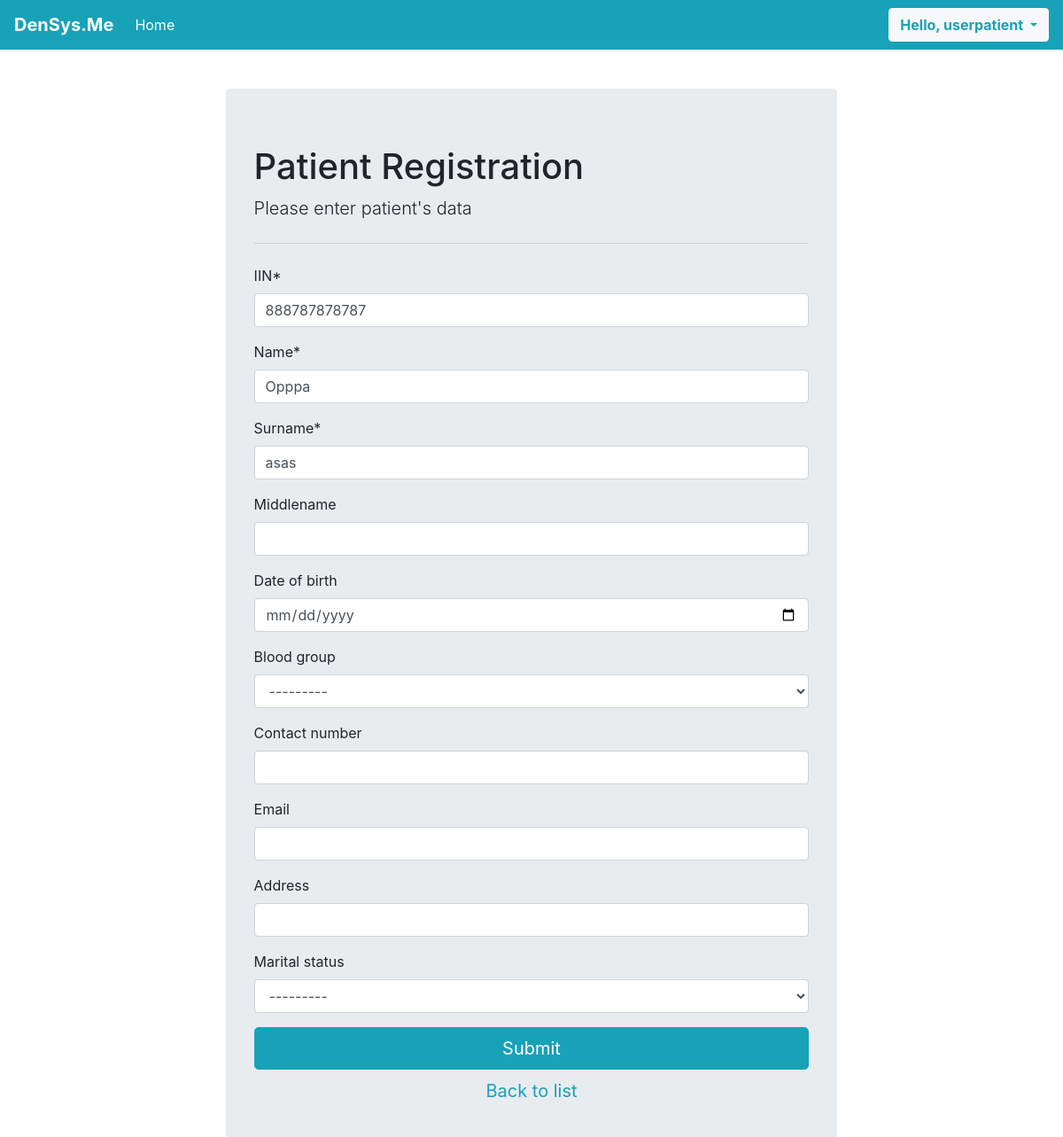
The page /patient/2/ (signed in) on the database its author committed.
### sys_base/models.py (models this page shows, shortened)
class Account(AbstractUser):
    pass

class Patient(models.Model):
    account = models.OneToOneField(
        settings.AUTH_USER_MODEL,
        on_delete=models.CASCADE,
        blank=True,
        null=True,
    )
    date_of_birth = models.DateField(blank=True, null=True)
    iin = models.CharField(unique=True, default='', max_length = 12, validators = [validators.MinLengthValidator(12), charfield_is_number_validator])
    name = models.CharField(max_length = 30)
    surname = models.CharField(max_length = 30)
    middlename = models.CharField(max_length = 30, blank=True, default='')
    blood_group = models.CharField(max_length = 3, blank=True,
        choices=(
            ('A+', 'A+'),
            ('A-', 'A-'),
            ('B+', 'B+'),
            ('B-', 'B-'),
            ('O+', 'O-'),
            ('AB+', 'AB+'),
            ('AB-', 'AB-'),
        )
    )
    contact_number = models.CharField(
        blank=True,
        max_length = 11,
        validators = [
            validators.RegexValidator(
                "^\\+?\\d{1,4}?[-.\\s]?\\(?\\d{1,3}?\\)?[-.\\s]?\\d{1,4}[-.\\s]?\\d{1,4}[-.\\s]?\\d{1,9}$",
                message = "Incorrect Phone Number"
            ),
            validators.MinLengthValidator(11)
        ]
    )
    email = models.CharField(blank=True, max_length = 30 ,validators = [validators.EmailValidator])
    address = models.CharField(blank=True, max_length = 30)
    marital_status = models.CharField(max_length = 30, blank=True,
        choices=(
            ('Married', 'Married'),
            ('NotMarried', 'Not Married'),
        ))
    registration_date = models.DateField(auto_now_add = True, blank=True)

### sys_base/views.py (the view, shortened to what this page needs)
# urls.py: path('patient/<str:id>/', views.patient_register, name='patient_update'),
@login_required(login_url='login')
def patient_register(request, id=None):
    if request.method == "GET":
        if id==None:
            form = PatientForm()
        else:
            patient = Patient.objects.get(pk=id)
            form = PatientForm(instance=patient)
        return render(request, "sys_base/patient_form.html", {'form':form})

### sys_base/forms.py (shortened to what this page needs)
class PatientForm(forms.ModelForm):
    class Meta:
        model = Patient
        fields = ('__all__')
        labels = {
            'iin':'IIN',
        }
    def __init__(self, *args, **kwargs):
        super(PatientForm, self).__init__(*args, **kwargs)
        self.fields['middlename'].required = False
        years=[]
        for year in range(1940,2021):
            years.append(year)
        years.reverse()
        self.fields["date_of_birth"].widget = forms.TextInput( attrs={'type': 'date'} )
        self.fields["email"].widget = forms.EmailInput()

### sys_base/templates/sys_base/patient_form.html (shortened to what this page needs)
{% extends "sys_base/base.html" %} {% load crispy_forms_tags %} {% block content %}
<div class="container p-t-5">
  <div class="col-md-10 offset-md-1 mt-5">
    <div class="jumbotron" style="margin-top:100px">
      <h1 class="display-8">Patient Registration</h1>
      <p class="lead">Please enter patient's data</p>
      <hr class="my-4" />
      <form action="" method="post" autocomplete="off">
        {{form.iin|as_crispy_field}}
        {{form.name|as_crispy_field}}
        {{form.surname|as_crispy_field}}
        {{form.middlename|as_crispy_field}}
        {{form.date_of_birth|as_crispy_field}}
        {{form.blood_group|as_crispy_field}}
        {{form.contact_number|as_crispy_field}}
        {{form.email|as_crispy_field}}
        {{form.address|as_crispy_field}}
        {{form.marital_status|as_crispy_field}}
        <div class="row d.flex">
            <div class="col-md-12">
                <button type="submit" class="btn btn-info btn-block btn-lg">Submit</button>
            </div>
        </div>
        <div class="row d.flex m-t-5">
            <div class="col-md-12">
                <a href="{% url 'patient_list' %}" class="btn text-info btn-block btn-lg">
                    Back to list
                </a>
            </div>
        </div>
    </form>
    </div>
  </div>
</div>
{% endblock content %}

### sys_base/templates/sys_base/base.html (shortened to what this page needs)
<!DOCTYPE html>
<html lang="en">
  <head>
    <link rel="stylesheet" href="https://cdnjs.cloudflare.com/ajax/libs/font-awesome/6.2.1/css/all.min.css" />
    <link rel="stylesheet" href="https://cdn.jsdelivr.net/npm/bootstrap@4.3.1/dist/css/bootstrap.min.css">
    <link href=  "http://ajax.googleapis.com/ajax/libs/jqueryui/1.8.16/themes/ui-lightness/jquery-ui.css" rel="stylesheet" type="text/css" />
  </head>
  <body>
    <nav class="navbar navbar-expand-lg fixed-top navbar-dark bg-info">
      <a class="navbar-brand m-r-3 font-weight-bold" href="{% url 'index' %}">DenSys.Me</a>
      <div class="collapse navbar-collapse" id="navbarMenu">
        <ul class="navbar-nav mr-auto">
          <li class="nav-item active">
            <a class="nav-link" href="{% url 'index' %}">Home </a>
          </li>
        </ul>
        <div class="btn-group">
          {% if request.user.is_authenticated %}
          <button type="button" class="btn btn-light font-weight-bold text-info dropdown-toggle" data-toggle="dropdown" aria-haspopup="true" aria-expanded="false">
            Hello, {{user}}
          </button>
          {% else %}
          <ul class="navbar-nav mr-auto">
            <li class="nav-item active">
              <a class="nav-link" href="{% url 'login' %}">ඞ Login ඞ</a>
            </li>
          </ul>
          {% endif %}
        </div>
        </div>
    </nav>
    <div class="container">
      <div class="col-md-10 offset-md-1 mt-5">
          {% block content %} {% endblock content %}
      </div>
    </div>
    <script src="https://cdn.jsdelivr.net/npm/bootstrap@4.3.1/dist/js/bootstrap.min.js"></script>  </body>
</html>

### rows shown on the page
Account: username "userpatient"
Patient: iin "888787878787", name "Opppa", surname "asas", blood_group "---------", marital_status "---------"
